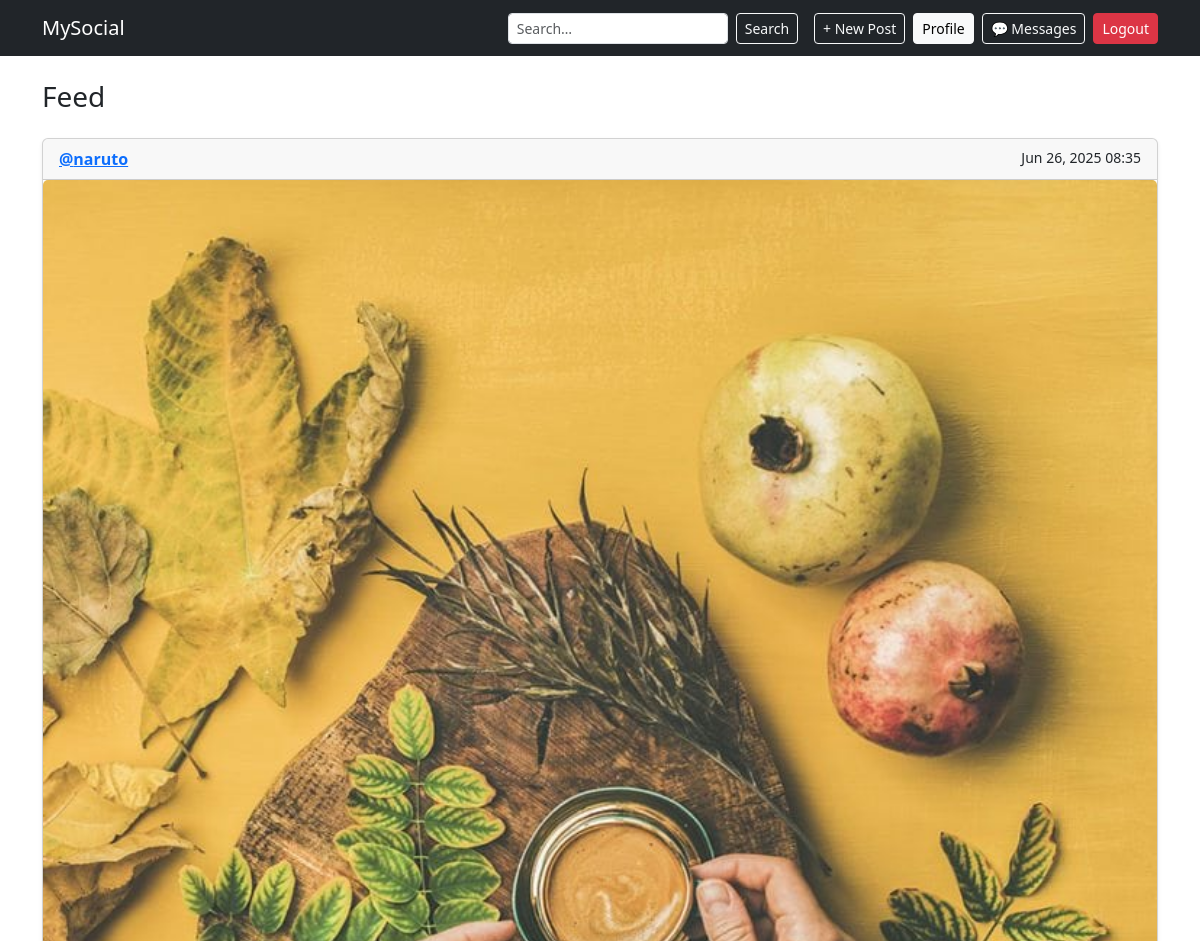
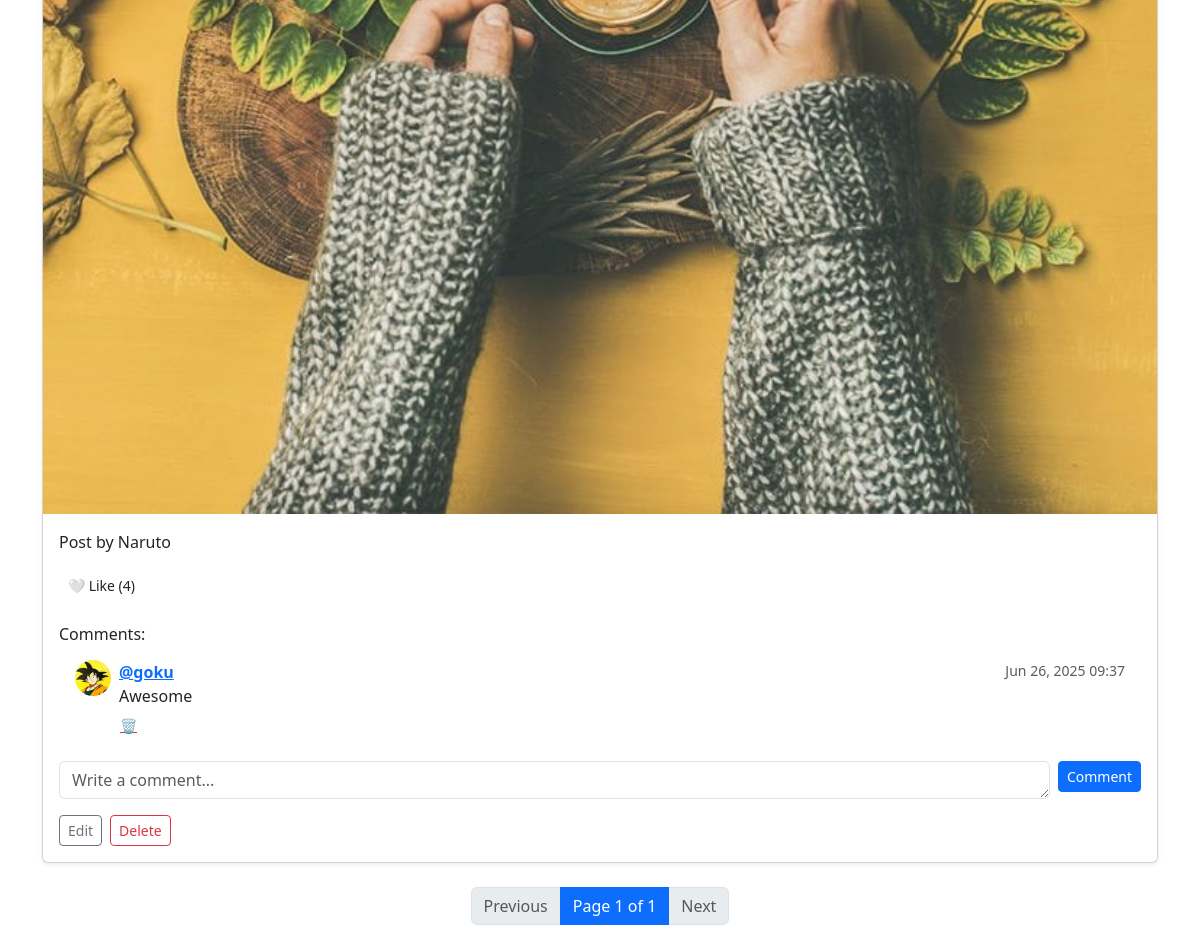
The app's page / (signed in) with its own data (2 pictures, top to bottom).
### posts/models.py (models this page shows, shortened)
class Post(models.Model):
    author = models.ForeignKey(settings.AUTH_USER_MODEL, on_delete=models.CASCADE)
    caption = models.TextField(max_length=500)
    image = models.ImageField(upload_to=post_image_path, blank=True, null=True)
    created_at = models.DateTimeField(default=timezone.now)
    likes = models.ManyToManyField(settings.AUTH_USER_MODEL, related_name='liked_posts', blank=True)
    def total_likes(self):
        return self.likes.count()

class Comment(models.Model):
    post = models.ForeignKey(Post, on_delete=models.CASCADE, related_name='comments')
    author = models.ForeignKey(settings.AUTH_USER_MODEL, on_delete=models.CASCADE)
    text = models.TextField(max_length=300)
    created_at = models.DateTimeField(default=timezone.now)

### accounts/models.py (models this page shows, shortened)
class CustomUser(AbstractUser):
    bio = models.TextField(blank=True, null=True)
    avatar = models.ImageField(upload_to=avatar_upload_path, default='avatars/default.png')
    github = models.URLField(blank=True, null=True)
    linkedin = models.URLField(blank=True, null=True)
    notify_on_follow  = models.BooleanField(default=True)
    notify_on_like    = models.BooleanField(default=True)
    notify_on_comment = models.BooleanField(default=True)

### social/views.py (the view)
# urls.py: path('', social_views.feed_view, name='feed'),
@login_required
def feed_view(request):
    following_ids = list(
        request.user.following_set.values_list('following_id', flat=True)
    ) + [request.user.id]
    post_list = Post.objects.filter(author__in=following_ids).order_by('-created_at')
    paginator = Paginator(post_list, 5)  # 5 posts per page
    page_number = request.GET.get('page')
    page_obj = paginator.get_page(page_number)
    return render(request, 'posts/feed.html', {
        'page_obj': page_obj,
        'comment_form': CommentForm(),
    })

### posts/forms.py
class CommentForm(forms.ModelForm):
    class Meta:
        model = Comment
        fields = ['text']
        widgets = {
            'text': forms.Textarea(attrs={
                'rows': 2,
                'placeholder': 'Add a comment...',
                'class': 'form-control me-2'    # << add class here
            })
        }

### templates/posts/feed.html (shortened to what this page needs)
{% extends 'base.html' %}
{% block content %}
<div class="container mt-4">
  <h3 class="mb-4">Feed</h3>
  {% for post in page_obj %}
    <div id="post-{{ post.id }}" class="card mb-4 shadow-sm">
      <div class="card-header d-flex justify-content-between">
        <strong><a href="{% url 'profile' username=post.author.username %}">@{{ post.author.username }}</a></strong>
        <small>{{ post.created_at|date:"M d, Y H:i" }}</small>
      </div>
      {% if post.image %}
        <img src="{{ post.image.url }}" class="card-img-top" alt="Post image">
      {% endif %}
      <div class="card-body">
        <p class="card-text">{{ post.caption }}</p>
        <button class="btn btn-sm like-btn" data-post-id="{{ post.id }}">
          {% if user in post.likes.all %}❤️ Unlike{% else %}🤍 Like{% endif %}
          (<span class="like-count">{{ post.total_likes }}</span>)
        </button>
        <div class="comments mt-4">
          <h6 class="mb-2">Comments:</h6>
          <ul class="list-group list-group-flush">
            {% for comment in post.comments.all %}
              <li class="list-group-item">
                <div class="d-flex">
                  <img src="{{ comment.author.avatar.url }}" class="rounded-circle me-2" width="36" height="36">
                  <div class="flex-grow-1">
                    <div class="d-flex justify-content-between">
                      <a href="{% url 'profile' username=comment.author.username %}" class="fw-bold">@{{ comment.author.username }}</a>
                      <small class="text-muted">{{ comment.created_at|date:"M d, Y H:i" }}</small>
                    </div>
                    <p class="mb-1">{{ comment.text }}</p>
                    {% if user == comment.author or user == post.author %}
                      <form action="{% url 'delete_comment' comment.id %}" method="post" class="d-inline">
                        <button type="submit" class="btn btn-sm btn-link text-danger p-0">🗑️</button>
                      </form>
                    {% endif %}
                  </div>
                </div>
              </li>
            {% empty %}
              <li class="list-group-item text-muted">No comments yet.</li>
            {% endfor %}
          </ul>
        </div>
        <form action="{% url 'add_comment' post.id %}" method="post" class="d-flex align-items-start mt-3">
          <textarea name="text" class="form-control me-2" placeholder="Write a comment..." rows="1" required></textarea>
          <button type="submit" class="btn btn-primary btn-sm">Comment</button>
        </form>
        {% if user == post.author %}
          <div class="mt-3 d-flex gap-2">
            <a href="{% url 'edit_post' post.id %}" class="btn btn-sm btn-outline-secondary">Edit</a>
            <a href="{% url 'delete_post' post.id %}" class="btn btn-sm btn-outline-danger">Delete</a>
          </div>
        {% endif %}
      </div>
    </div>
  {% empty %}
    <p>No posts yet — <a href="{% url 'create_post' %}">add one</a>!</p>
  {% endfor %}
  <nav aria-label="Page navigation">
    <ul class="pagination justify-content-center">
      {% if page_obj.has_previous %}
        <li class="page-item">
          <a class="page-link" href="?page={{ page_obj.previous_page_number }}">Previous</a>
        </li>
      {% else %}
        <li class="page-item disabled"><span class="page-link">Previous</span></li>
      {% endif %}
      <li class="page-item active">
        <span class="page-link">Page {{ page_obj.number }} of {{ page_obj.paginator.num_pages }}</span>
      </li>
      {% if page_obj.has_next %}
        <li class="page-item">
          <a class="page-link" href="?page={{ page_obj.next_page_number }}">Next</a>
        </li>
      {% else %}
        <li class="page-item disabled"><span class="page-link">Next</span></li>
      {% endif %}
    </ul>
  </nav>
</div>
{% endblock %}

### templates/base.html (shortened to what this page needs)
<!DOCTYPE html>
<html lang="en">
<head>
  <link
    href="https://cdn.jsdelivr.net/npm/bootstrap@5.3.3/dist/css/bootstrap.min.css"
    rel="stylesheet"
  >
</head>
<body>
  <nav class="navbar navbar-expand-lg navbar-dark bg-dark">
    <div class="container">
      <a class="navbar-brand" href="{% url 'feed' %}">MySocial</a>
      <div class="collapse navbar-collapse" id="navbarContent">
        <form class="d-flex ms-auto me-3" method="get" action="{% url 'search' %}">
          <input class="form-control form-control-sm me-2" type="search" name="q"
                 placeholder="Search…" aria-label="Search" required>
          <button class="btn btn-outline-light btn-sm" type="submit">Search</button>
        </form>
        <div class="d-flex">
          {% if user.is_authenticated %}
            <a href="{% url 'create_post' %}" class="btn btn-sm btn-outline-light me-2">+ New Post</a>
            <a href="{% url 'profile' username=user.username %}" class="btn btn-sm btn-light me-2">Profile</a>
            <a href="{% url 'conv_list' %}" class="btn btn-sm btn-outline-light me-2">💬 Messages</a>
            <form action="{% url 'logout' %}" method="post" class="d-inline">
              <button type="submit" class="btn btn-sm btn-danger">Logout</button>
            </form>
          {% else %}
            <a href="{% url 'login' %}" class="btn btn-sm btn-success me-2">Login</a>
            <a href="{% url 'signup' %}" class="btn btn-sm btn-primary">Sign Up</a>
          {% endif %}
        </div>
      </div>
    </div>
  </nav>
  {% block content %}{% endblock %}
</body>
</html>

### records on screen
Post: author.username "naruto", created_at "Jun 26, 2025 08:35", image (picture), caption "Post by Naruto", shows "🤍 Like", total_likes "4", shows "Edit"
Comment: author.avatar (picture), author.username "goku", created_at "Jun 26, 2025 09:37", text "Awesome"

### other values on screen
{{ page_obj.number }} "1"
{{ page_obj.paginator.num_pages }} "1"
